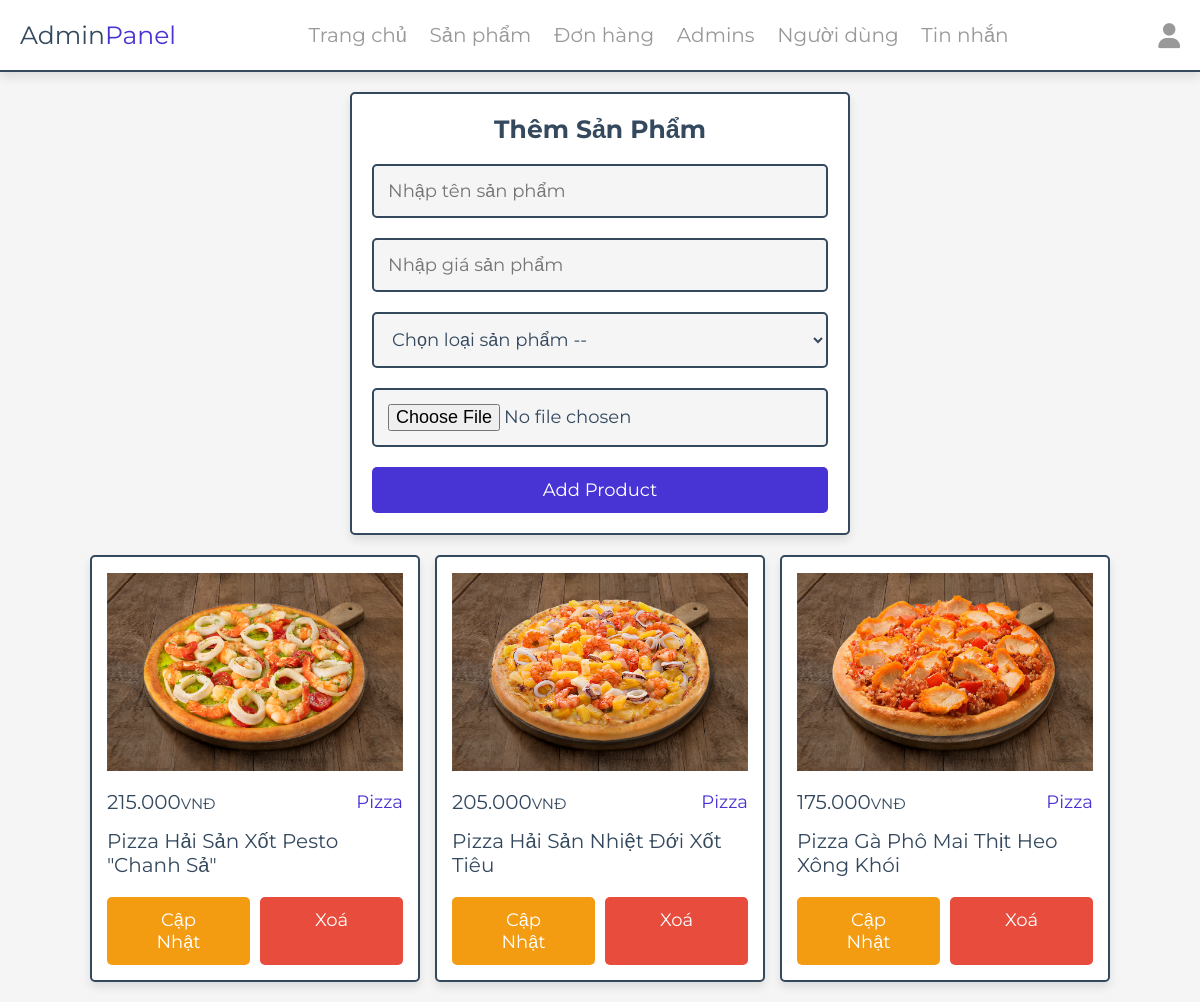
The app's page /admin/products.php (signed in) with its own data.
### tables this page shows
CREATE TABLE `products` (
  `id` int(100) NOT NULL,
  `name` varchar(100) NOT NULL,
  `category` varchar(100) NOT NULL,
  `price` int(10) NOT NULL,
  `image` varchar(100) NOT NULL
);

### admin/products.php (the view, shortened to what this page needs)
<?php
include '../components/connect.php';
?>
<!DOCTYPE html>
<html lang="en">
<head>
   <link rel="stylesheet" href="https://cdnjs.cloudflare.com/ajax/libs/font-awesome/6.1.1/css/all.min.css">
   <link rel="stylesheet" href="../css/admin_style.css">
</head>
<body>
<?php include '../components/admin_header.php' ?>
<section class="add-products">
   <form action="" method="POST" enctype="multipart/form-data">
      <h3>Thêm sản phẩm</h3>
      <input type="text" required placeholder="Nhập tên sản phẩm" name="name" maxlength="100" class="box">
      <input type="number" min="0" max="9999999999" required placeholder="Nhập giá sản phẩm" name="price" onkeypress="if(this.value.length == 10) return false;" class="box">
      <select name="category" class="box" required>
         <option value="" disabled selected>Chọn loại sản phẩm --</option>
      </select>
      <input type="file" name="image" class="box" accept="image/jpg, image/jpeg, image/png, image/webp" required>
      <input type="submit" value="add product" name="add_product" class="btn">
   </form>
</section>
<section class="show-products" style="padding-top: 0;">
   <div class="box-container">
   <?php
      $show_products = $conn->prepare("SELECT * FROM `products`");
      $show_products->execute();
      if($show_products->rowCount() > 0){
         while($fetch_products = $show_products->fetch(PDO::FETCH_ASSOC)){
   ?>
   <div class="box">
      <img src="../uploaded_img/<?= $fetch_products['image']; ?>" alt="">
      <div class="flex">
         <div class="price"><?= number_format( $fetch_products['price'],0,"","."); ?><span>VNĐ</span></div>
         <div class="category"><?= $fetch_products['category']; ?></div>
      </div>
      <div class="name"><?= $fetch_products['name']; ?></div>
      <div class="flex-btn">
         <a href="update_product.php?update=<?= $fetch_products['id']; ?>" class="option-btn">Cập nhật</a>
         <a href="products.php?delete=<?= $fetch_products['id']; ?>" class="delete-btn" onclick="return confirm('delete this product?');">Xoá</a>
      </div>
   </div>
   <?php
         }
      }else{
         echo '<p class="empty">Chưa có sản phẩm được thêm vào</p>';
      }
   ?>
   </div>
</section>
</body>
</html>

### css/admin_style.css (style rules this page uses)
:root { --main-color:#4834d4; --red:#e74c3c; --orange:#f39c12; --black:#34495e; --white:#fff; --light-bg:#f5f5f5; --light-color:#999; --border:.2rem solid var(--black); --box-shadow:0 .5rem 1rem rgba(0,0,0,.1); }
* { font-family: 'Montserrat', sans-serif; margin:0; padding:0; box-sizing: border-box; text-decoration: none; outline: none; border:none; }
html { font-size: 62.5%; overflow-x: hidden; }
body { background-color: var(--light-bg); }
section { max-width: 1200px; margin:0 auto; padding:2rem; }
.btn, .delete-btn, .option-btn { display: block; margin-top: 1rem; border-radius: .5rem; cursor: pointer; width: 100%; font-size: 1.8rem; color:var(--white); padding:1.2rem 3rem; text-transform: capitalize; text-align: center; }
.btn { background-color: var(--main-color); }
.delete-btn { background-color: var(--red); }
.option-btn { background-color: var(--orange); }
.flex-btn { display: flex; gap:1rem; }
.add-products form { margin:0 auto; max-width: 50rem; background-color: var(--white); border-radius: .5rem; box-shadow: var(--box-shadow); border:var(--border); padding:2rem; text-align: center; }
.add-products form h3 { margin-bottom: 1rem; font-size: 2.5rem; color:var(--black); text-transform: capitalize; }
.add-products form .box { background-color: var(--light-bg); border:var(--border); width: 100%; padding:1.4rem; font-size: 1.8rem; color:var(--black); border-radius: .5rem; margin: 1rem 0; }
.show-products .box-container { display: grid; grid-template-columns: repeat(auto-fit, 33rem); gap:1.5rem; justify-content: center; align-items: flex-start; }
.show-products .box-container .box { background-color: var(--white); border-radius: .5rem; box-shadow: var(--box-shadow); border:var(--border); padding:1.5rem; }
.show-products .box-container .box img { width: 100%; height: 20rem; object-fit: contain; margin-bottom: 1rem; }
.show-products .box-container .box .name { font-size: 2rem; color:var(--black); padding:1rem 0; }
.show-products .box-container .box .flex { display: flex; align-items: center; gap:1rem; justify-content: space-between; }
.show-products .box-container .box .flex .category { font-size: 1.8rem; color:var(--main-color); }
.show-products .box-container .box .flex .price { font-size: 2rem; color:var(--black); margin:.5rem 0; }
.show-products .box-container .box .flex .price span { font-size: 1.5rem; }

### records on screen
products: image (picture), price "215.000", category "Pizza", name "Pizza Hải Sản Xốt Pesto \"Chanh Sả\""
products: image (picture), price "205.000", category "Pizza", name "Pizza Hải Sản Nhiệt Đới Xốt Tiêu"
products: image (picture), price "175.000", category "Pizza", name "Pizza Gà Phô Mai Thịt Heo Xông Khói"
